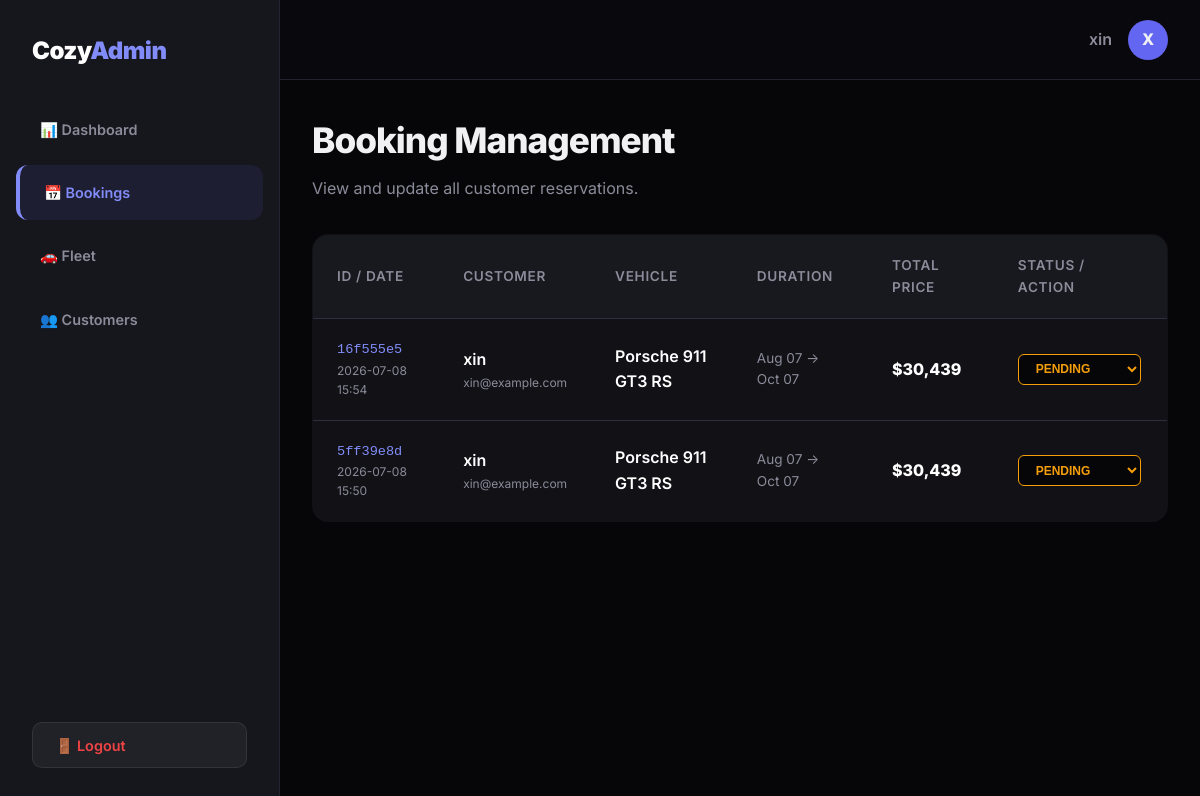
Page /admin/bookings.php (signed in) on the committed database.
### tables this page shows
CREATE TABLE "Booking" (
    "id" TEXT NOT NULL PRIMARY KEY,
    "userId" TEXT NOT NULL,
    "carId" TEXT NOT NULL,
    "pickupLocation" TEXT NOT NULL,
    "returnLocation" TEXT NOT NULL,
    "pickupDate" DATETIME NOT NULL,
    "returnDate" DATETIME NOT NULL,
    "status" TEXT NOT NULL DEFAULT 'PENDING',
    "insuranceOption" TEXT NOT NULL,
    "extras" TEXT NOT NULL,
    "totalPrice" REAL NOT NULL,
    "paymentStatus" TEXT NOT NULL DEFAULT 'PENDING',
    "stripeId" TEXT,
    "createdAt" DATETIME NOT NULL DEFAULT CURRENT_TIMESTAMP,
    "updatedAt" DATETIME NOT NULL,
    CONSTRAINT "Booking_userId_fkey" FOREIGN KEY ("userId") REFERENCES "User" ("id") ON DELETE CASCADE ON UPDATE CASCADE,
    CONSTRAINT "Booking_carId_fkey" FOREIGN KEY ("carId") REFERENCES "Car" ("id") ON DELETE CASCADE ON UPDATE CASCADE
);

CREATE TABLE "User" (
    "id" TEXT NOT NULL PRIMARY KEY,
    "name" TEXT NOT NULL,
    "email" TEXT NOT NULL,
    "password" TEXT NOT NULL,
    "role" TEXT NOT NULL DEFAULT 'CUSTOMER',
    "licenseUrl" TEXT,
    "licenseStatus" TEXT NOT NULL DEFAULT 'PENDING',
    "createdAt" DATETIME NOT NULL DEFAULT CURRENT_TIMESTAMP,
    "updatedAt" DATETIME NOT NULL
);

CREATE TABLE "Car" (
    "id" TEXT NOT NULL PRIMARY KEY,
    "brand" TEXT NOT NULL,
    "model" TEXT NOT NULL,
    "category" TEXT NOT NULL,
    "transmission" TEXT NOT NULL,
    "seats" INTEGER NOT NULL,
    "fuel" TEXT NOT NULL,
    "pricePerDay" REAL NOT NULL,
    "availability" BOOLEAN NOT NULL DEFAULT true,
    "images" TEXT NOT NULL,
    "specifications" TEXT NOT NULL,
    "features" TEXT NOT NULL,
    "rentalTerms" TEXT NOT NULL DEFAULT 'Minimum age 21, valid driver license, security deposit required.',
    "createdAt" DATETIME NOT NULL DEFAULT CURRENT_TIMESTAMP,
    "updatedAt" DATETIME NOT NULL
);

### admin/bookings.php (the view, shortened to what this page needs)
<?php
require_once 'header.php';
$bookings = $pdo->query("
    SELECT b.*, u.name as customerName, u.email as customerEmail, c.brand, c.model
    FROM Booking b
    JOIN User u ON b.userId = u.id
    JOIN Car c ON b.carId = c.id
    ORDER BY b.createdAt DESC
")->fetchAll();
?>
<div style="display: flex; justify-content: space-between; align-items: flex-end; margin-bottom: 2rem;">
    <div>
        <h1 style="font-size: 2.2rem; font-weight: 800; letter-spacing: -1px; margin-bottom: 0.5rem;">Booking Management</h1>
        <p style="color: var(--muted);">View and update all customer reservations.</p>
    </div>
</div>
<table class="admin-table">
    <thead>
        <tr>
            <th>ID / Date</th>
            <th>Customer</th>
            <th>Vehicle</th>
            <th>Duration</th>
            <th>Total Price</th>
            <th>Status / Action</th>
        </tr>
    </thead>
    <tbody>
        <?php foreach ($bookings as $b): ?>
        <tr>
            <td>
                <div style="font-family: monospace; font-size: 0.85rem; color: var(--primary-light);"><?php echo substr($b['id'], 0, 8); ?></div>
                <div style="font-size: 0.75rem; color: var(--muted);"><?php echo date('Y-m-d H:i', strtotime($b['createdAt'])); ?></div>
            </td>
            <td>
                <div style="font-weight: 600; color: white;"><?php echo htmlspecialchars($b['customerName']); ?></div>
                <div style="font-size: 0.75rem; color: var(--muted);"><?php echo htmlspecialchars($b['customerEmail']); ?></div>
            </td>
            <td style="color: white; font-weight: 600;">
                <?php echo htmlspecialchars($b['brand'] . ' ' . $b['model']); ?>
            </td>
            <td style="color: var(--muted); font-size: 0.85rem;">
                <?php echo date('M d', strtotime($b['pickupDate'])); ?> &rarr; <?php echo date('M d', strtotime($b['returnDate'])); ?>
            </td>
            <td style="font-weight: 800; color: white;">
                $<?php echo number_format($b['totalPrice']); ?>
            </td>
            <td>
                <form method="POST" action="bookings.php" style="display:flex; gap:0.5rem; align-items:center;">
                    <select name="status" onchange="this.form.submit()" style="
                        background: var(--bg); border: 1px solid var(--border); color: white;
                        padding: 0.4rem 0.8rem; border-radius: 6px; font-weight: 700; font-size: 0.75rem;
                        <?php
                            echo match($b['status']) {
                                'ACTIVE'    => 'border-color: #06b6d4; color: #06b6d4;',
                                'PENDING'   => 'border-color: #f59e0b; color: #f59e0b;',
                                'COMPLETED' => 'border-color: #10b981; color: #10b981;',
                                'CANCELLED' => 'border-color: #ef4444; color: #ef4444;',
                                default     => ''
                            };
                        ?>
                    ">
                        <option value="PENDING" <?php if($b['status']=='PENDING') echo 'selected'; ?>>PENDING</option>
                    </select>
                </form>
            </td>
        </tr>
        <?php endforeach; ?>
    </tbody>
</table>
<?php require_once 'footer.php'; ?>

### style.css (style rules this page uses)
:root { --bg: #060608; --text: #f1f1f3; --muted: #8b8b9a; --primary: #6366f1; --primary-light: #818cf8; --primary-dark: #4f46e5; --accent: #06b6d4; --surface: #111116; --surface2: #18181f; --border: #222230; --border2: #2d2d40; --danger: #ef4444; --success: #10b981; }
* { box-sizing: border-box; margin: 0; padding: 0; }
html { scroll-behavior: smooth; }
body { background: var(--bg); color: var(--text); font-family: 'Inter', -apple-system, BlinkMacSystemFont, 'Segoe UI', sans-serif; line-height: 1.6; overflow-x: hidden; }

### admin/header.php (style rules this page uses)
:root { --sidebar-width: 280px; }
body { background: var(--bg); margin: 0; display: flex; min-height: 100vh; }
.admin-table { width: 100%; border-collapse: collapse; background: var(--surface); border-radius: 16px; overflow: hidden; border: 1px solid var(--border); }
.admin-table th, .admin-table td { padding: 1.25rem 1.5rem; text-align: left; border-bottom: 1px solid var(--border2); }
.admin-table th { background: var(--surface2); color: var(--muted); font-weight: 600; font-size: 0.85rem; text-transform: uppercase; letter-spacing: 0.05em; }
.admin-table tr:last-child td { border-bottom: none; }

### rows in the picture
booking: id "16f555e5", createdAt "2026-07-08 15:54", userId.name "xin", userId.email "xin@example.com", carId.model "Porsche 911 GT3 RS", pickupDate "Aug 07", returnDate "Oct 07", totalPrice "30,439", status "PENDING"
booking: id "5ff39e8d", createdAt "2026-07-08 15:50", userId.name "xin", userId.email "xin@example.com", carId.model "Porsche 911 GT3 RS", pickupDate "Aug 07", returnDate "Oct 07", totalPrice "30,439", status "PENDING"

### other values in the picture
$_SESSION['user_name'] "xin"
substr($_SESSION['user_name'], 0, 1) "X"
